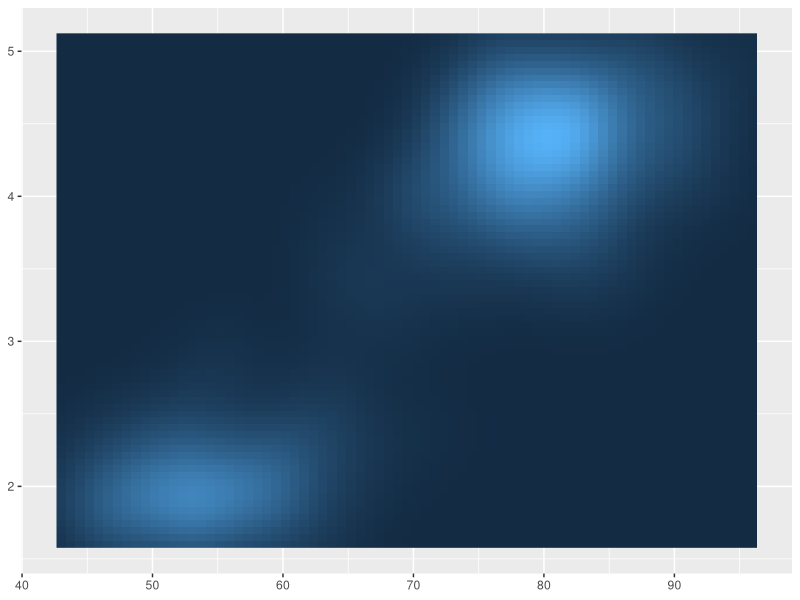
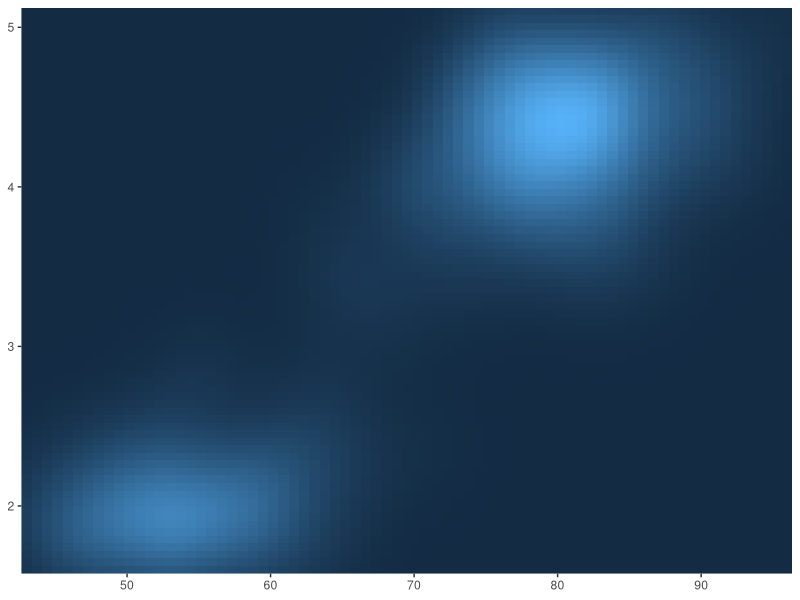

R code for these plots, in order:
library(ggplot2)
base <- ggplot(faithfuld, aes(waiting, eruptions)) + 
  geom_raster(aes(fill = density)) + 
  theme(legend.position = "none") + 
  labs(x = NULL, y = NULL)

base 
base + 
  scale_x_continuous(expand = expansion(0)) + 
  scale_y_continuous(expand = expansion(0)) 